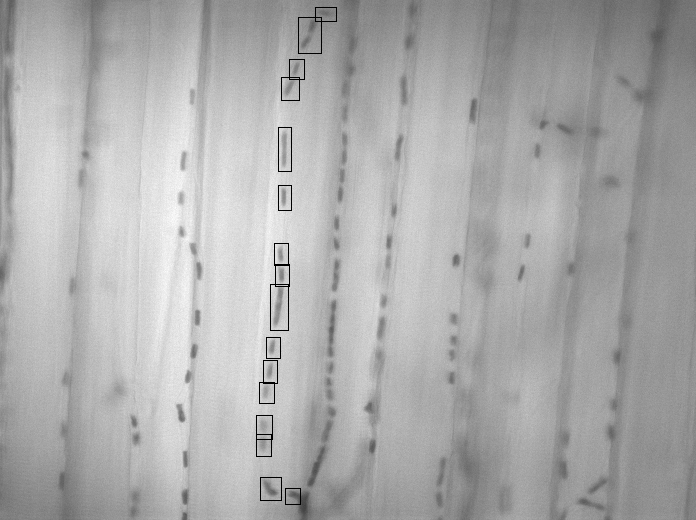
%> input picture RBC.png, 696 x 520 px
$ octave --eval "result = varHist(imread('RBC.png'));"   (GNU Octave 9; MATLAB toolbox functions it lacks are replaced by stand-ins)
%> lines starting %> are read from the running program, lines starting %| are printed output that depends on the picture; in (x1, y1, x2, y2) boxes, pixels count from 0 and x2, y2 are one past the last pixel; in counts of white or black regions, pixels touching at a corner belong together; the program's own positions count from 1
% Sliding window approach to find the area in a picture with the greatest
% adjusted variance (= var/mean)
function vars = varHist (I)

tic


% Window dimensions (M is height, N is width)
M = 130;
N = 116;

% Declare variables for the convolution used to calculate variance
n = numel(I);
%> n = 361920
s = conv2(I, ones(M, N), 'same');
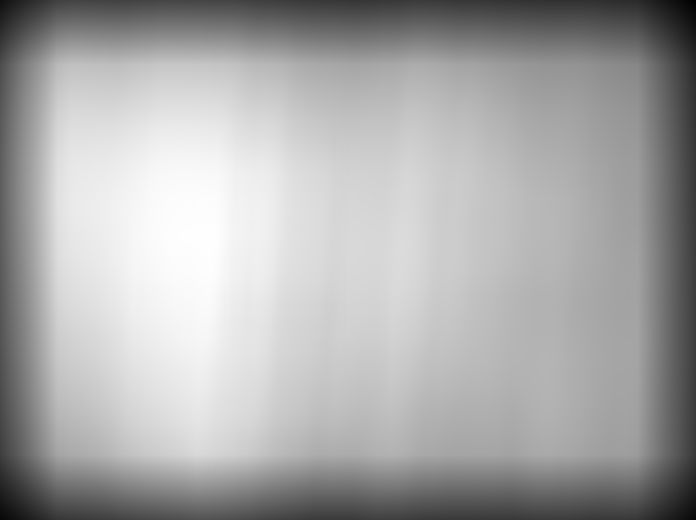
%> s: size 520x696 double; min 102102528, max 767747856, mean 545121249.6; drawn with min black and max white
q = I.^2;
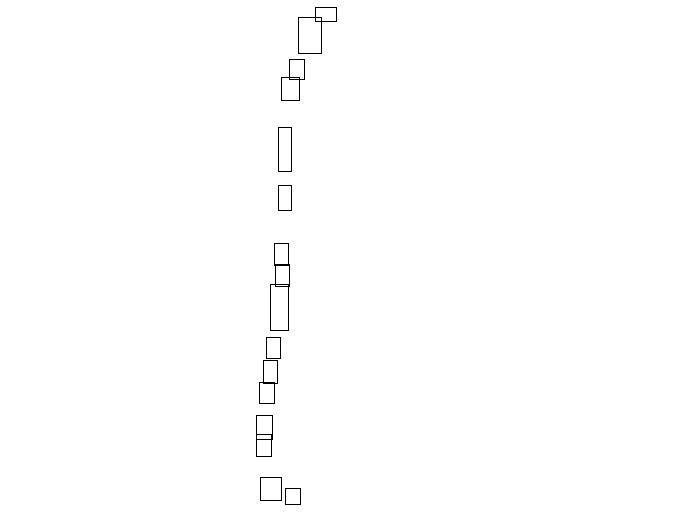
%> q: size 520x696 uint16; values 0 (black) and 65535 (white), 99.6% white; black in thin lines or dots, all inside (x1, y1, x2, y2) = (256, 7, 337, 505)
q = conv2(q, ones(M, N), 'same');
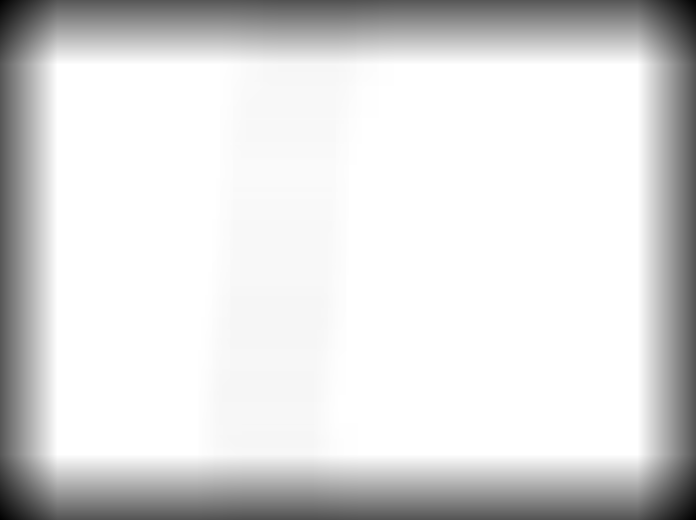
%> q: size 520x696 double; min 247066950, max 988267800, mean 884599096.8; drawn with min black and max white
mean = conv2(I, ones(M, N)/n, 'same');

% Calculation
vars = (q - s.^2./n)./(n-1);
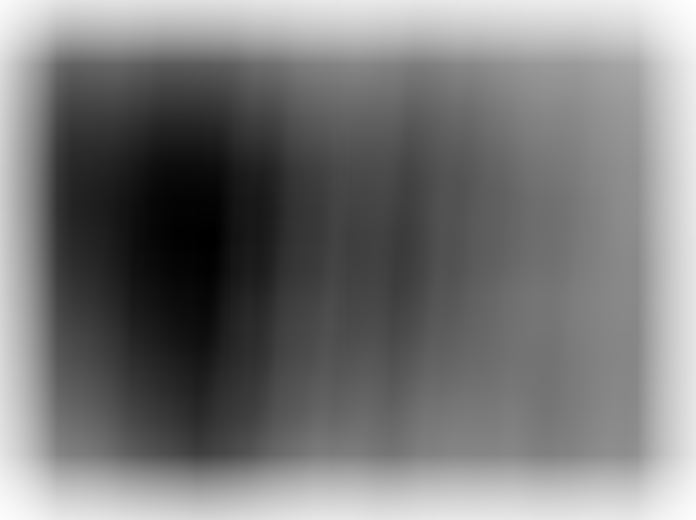
%> vars: size 520x696 double; min -4497277.1, max -78895.1, mean -2415701.4; drawn with min black and max white
vars = vars./mean;
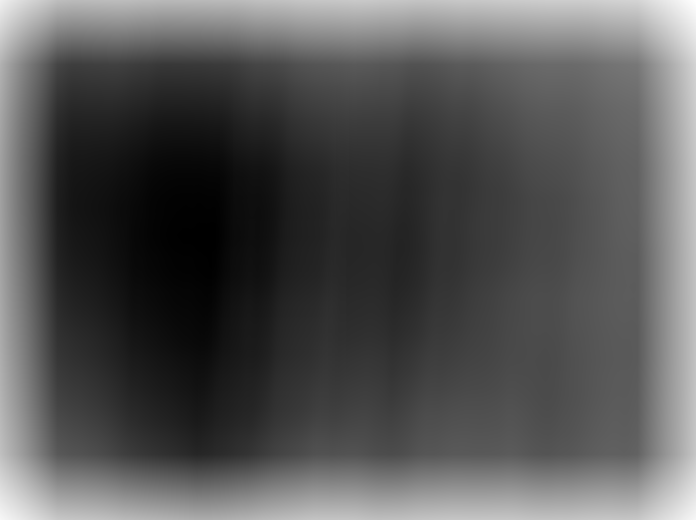
%> vars: size 520x696 double; min -2120, max -279.7, mean -1504.5; drawn with min black and max white


% [25 lines of commented-out code are left out]
tempVars = vars;

[~, idx] = max(tempVars(:));
%> idx = 361401
[i j] = ind2sub(size(tempVars), idx);
%> i = 1; j = 696

imshow(I(i:M + i, j:N + j), []);
%> (this line was passed over: imshow is not available in this run)
%> `result = varHist(imread('RBC.png'));`:
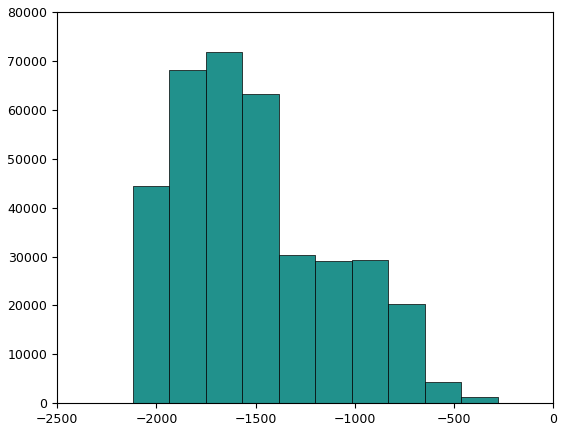
%> figure redrawn from the program's plot data; tallest bar 71785 high, from x = -1752 to -1567.9

figure
imshow(vars, [])


figure
hist(vars(:))
toc

end
